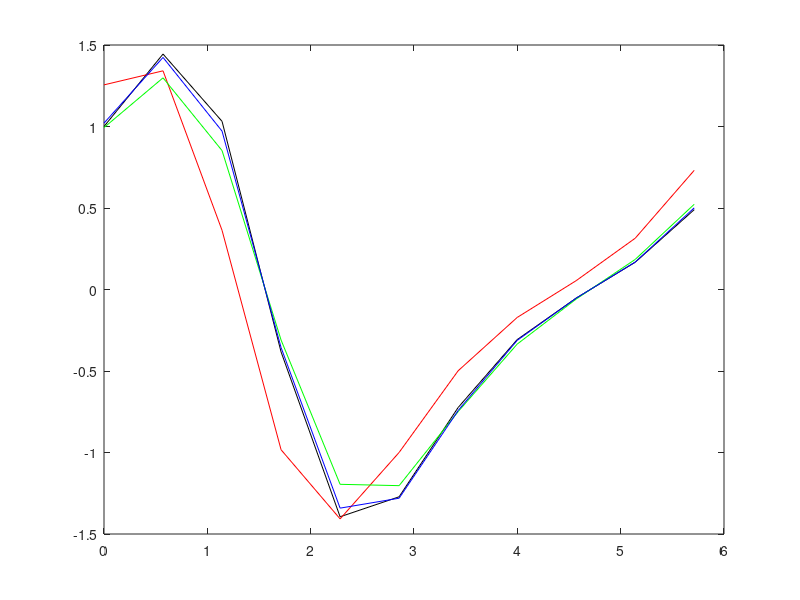
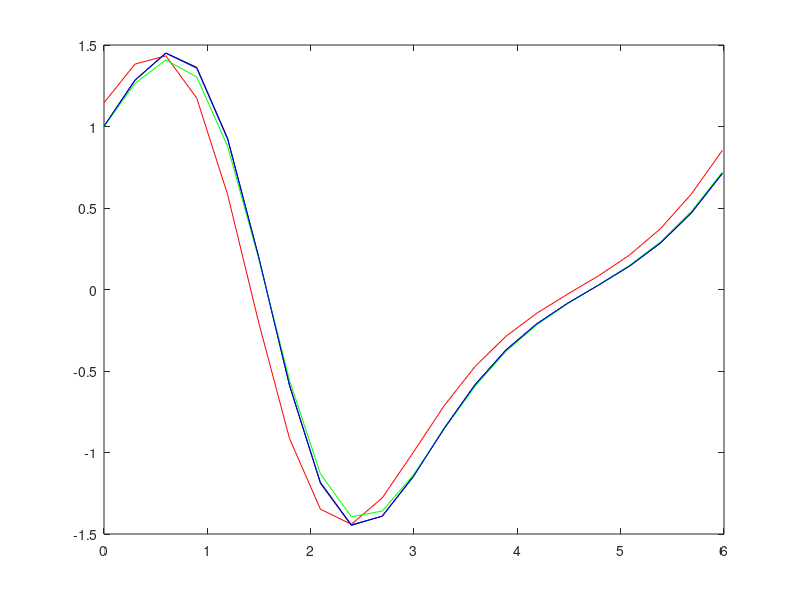
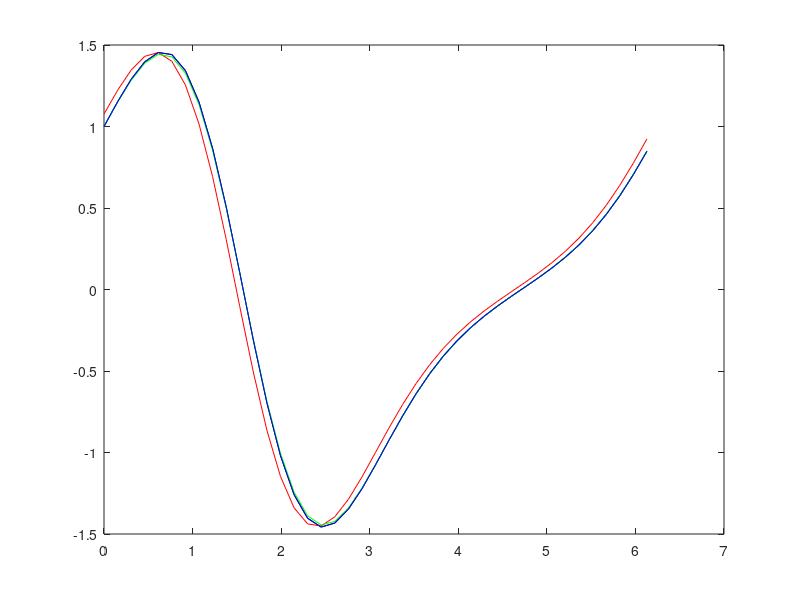
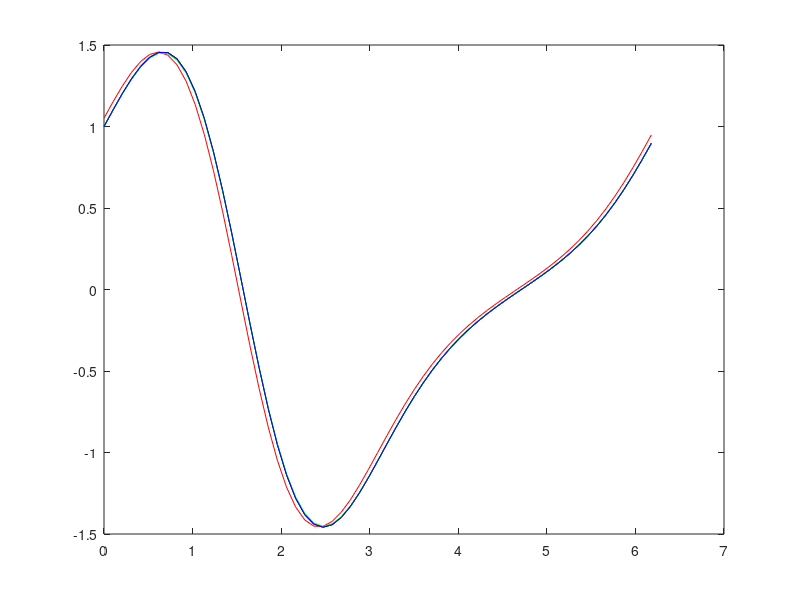

Recreate these plots in MATLAB, in order.
clear
format long
NT=[10 20 40 60 80];
er1=zeros(1,5);
er2=er1;
er4=er1;
erg=er1;
for i=1:5
    N=NT(i);
    Nt=N+1;
    Ns=Nt+1;
    h=2*pi/Nt;
    x=zeros(1,Nt);
    u=x;
    du=x;
    du1=x;
    du2=x;
    du4=x;
    D=zeros(Nt,Nt);
for k1=1:Nt
    k=k1-1;
    for j1=1:Nt
        j=j1-1;
        if k1==j1
            D(k1,j1)=0;
        else
            D(k1,j1)=((-1)^(k1-j1))/2/sin((pi/Nt)*(k-j));
        end
    end
end
    for j=1:Nt
        x(j)=(j-1)*h;
        u(j)=exp(sin(x(j)));
        du(j)=u(j)*cos(x(j));
    end
    ut=[u(N),u(Nt),u,u(1),u(2)];
    
    du_g=(D*u')';
    
    for k=1:Nt
        du1(k)=(ut(k+3)-ut(k+2))/h;
        du2(k)=(ut(k+3)-ut(k+1))/2/h;
        du4(k)=(8*(ut(k+3)-ut(k+1))-(ut(k+4)-ut(k)))/12/h;
    end
    figure(i)
    plot(x,du,'k')
    hold on
    plot(x,du1,'r')
    plot(x,du2,'g')
    plot(x,du4,'b')
    hold off
    er1(i)=norm(du1-du)/sqrt(N);
    er2(i)=norm(du2-du)/sqrt(N);
    er4(i)=norm(du4-du)/sqrt(N);
    erg(i)=norm(du_g-du)/sqrt(N);
    figure(10+i)
    plot(x,du,'k')
    hold on
    plot(x,du_g,'r')
    hold off
    
end
figure(7)
plot(NT,er1,NT,er2,NT,er4)
legend('1st-order error','2nd order error','3rd order error')
    
figure(8)
loglog(NT,er1,NT,er2,NT,er4)  
legend('1st-order error','2nd order error','3rd order error')
title('Error vs N, Lagrange approxiamation')
xlabel('N')
ylabel('Error')
figure(100)
semilogy(NT,erg)
title('Error vs N Global approximation, semilogy')
xlabel('N')
ylabel('Error')
figure(101)
loglog(NT,erg)
title('Error vs N Global approximation, loglog')
xlabel('N')
ylabel('Error')
